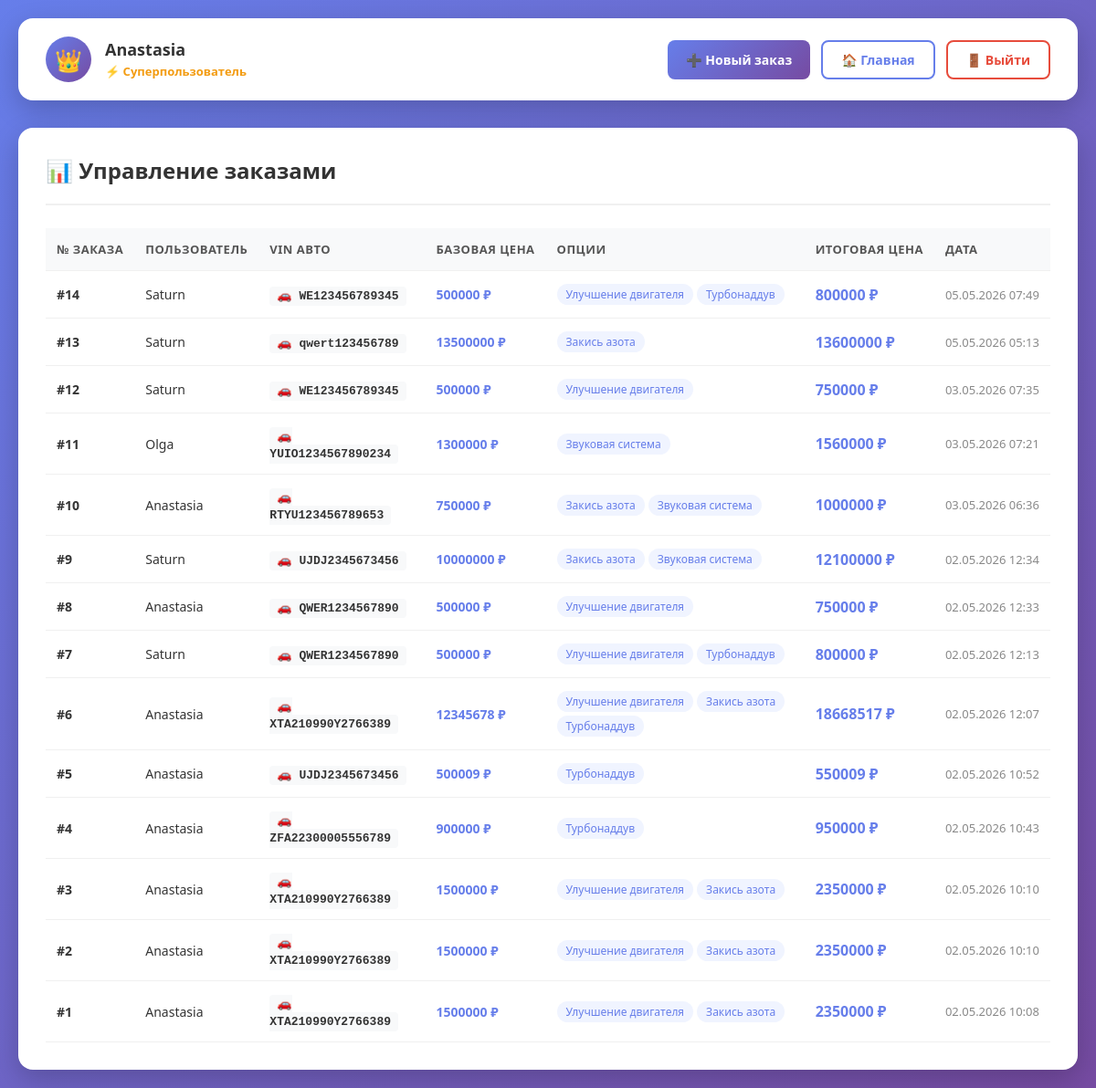
The page /admin-panel/ (signed in) on the database as committed earlier.
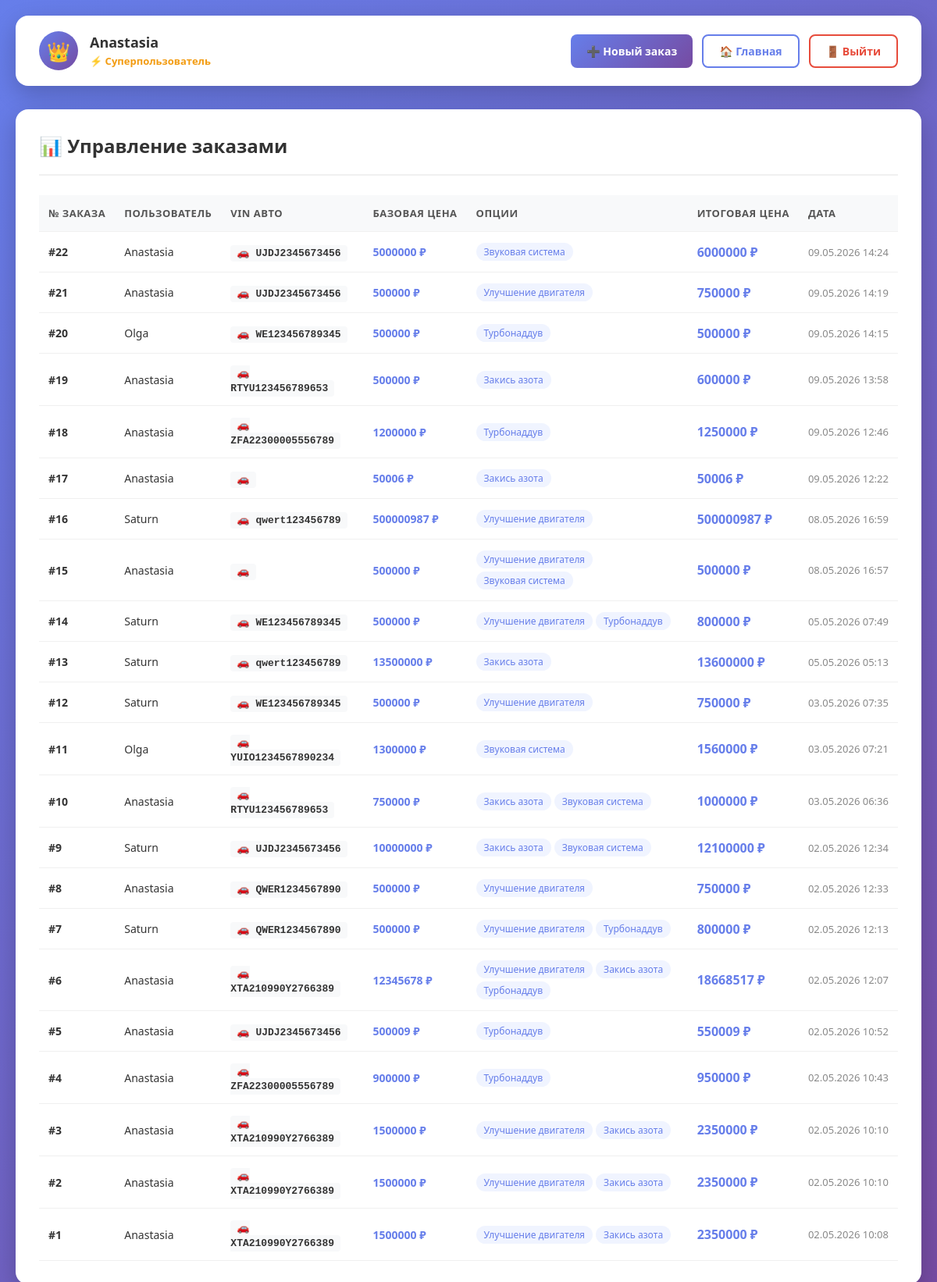
The same page on the database as committed later.
### tuning/models.py (models this page shows, shortened)
class Order(models.Model):
    user = models.ForeignKey(
        User,
        on_delete=models.CASCADE,
        related_name='orders'
    )
    car = models.ForeignKey(
        Car,
        on_delete=models.PROTECT,
        related_name='orders'
    )
    base_price = models.PositiveIntegerField()
    tuning_options = models.JSONField()
    total_price = models.PositiveIntegerField()
    created_at = models.DateTimeField(auto_now_add=True)

class Car(models.Model):
    vin_id = models.CharField(
        max_length=20,
        primary_key=True,
        unique=True,
        editable=False
    )
    base_price = models.IntegerField(default=500000)
    description = models.CharField(max_length=255, default='базовая комплектация')

### tuning/decorators.py (the view)
    def _wrapped_view(request, *args, **kwargs):
        if request.user.is_superuser:
            return view_func(request, *args, **kwargs)
        messages.error(request, 'У вас нет прав доступа к этой странице')
        return redirect('admin_panel')

### tuning/adapters/django_order_repository.py (called while the page is built)
    def get_all(self):
        orders = Order.objects.all().order_by('-created_at')
        return [
            OrderEntity(
                order_id=o.id,
                user_id=o.user.id,
                username=o.user.username,  # ← добавить
                vin_id=o.car.vin_id,
                base_price=o.base_price,
                tuning_options=o.tuning_options,
                total_price=o.total_price,
                created_at=o.created_at
            ) for o in orders
        ]

### tuning/use_cases/get_all_orders.py (called while the page is built)
    def execute(self) -> list:
        return self.order_repo.get_all()

### tuning/views.py (called while the page is built)
@superuser_required
def admin_panel(request):
    use_case = GetAllOrdersUseCase(order_repository=DjangoOrderRepository())
    orders = use_case.execute()
    return render(request, 'admin_panel.html', {
        'orders': orders,
        'user': request.user,
        'has_orders': len(orders) > 0
    })

### tuning/templates/admin_panel.html (shortened to what this page needs)
<!DOCTYPE html>
<html lang="ru">
<head>
</head>
<body>
    <div class="header">
        <div class="admin-info">
            <div class="admin-avatar">👑</div>
            <div class="admin-details">
                <h3>{{ user.username }}</h3>
                <span>⚡ Суперпользователь</span>
            </div>
        </div>
        <div class="nav-actions">
            <a href="{% url 'create_order' %}" class="btn btn-primary">
                ➕ Новый заказ
            </a>
            <a href="{% url 'home' %}" class="btn btn-outline">
                🏠 Главная
            </a>
            <a href="{% url 'logout' %}" class="btn btn-danger">
                🚪 Выйти
            </a>
        </div>
    </div>
    <div class="container">
        <div class="content-card">
            <div class="card-header">
                <h2>📊 Управление заказами</h2>
            </div>
            {% if has_orders %}
            <div class="table-wrapper">
                <table>
                    <thead>
                        <tr>
                            <th>№ заказа</th>
                            <th>Пользователь</th>
                            <th>VIN авто</th>
                            <th>Базовая цена</th>
                            <th>Опции</th>
                            <th>Итоговая цена</th>
                            <th>Дата</th>
                        </tr>
                    </thead>
                    <tbody>
                        {% for order in orders %}
                        <tr>
                            <td><strong>#{{ order.order_id }}</strong></td>
                            <td>
                                <span class="user-badge {% if order.user.is_superuser %}superuser{% endif %}">
                                    {{ order.username }}
                                </span>
                            </td>
                            <td><span class="vin-code">🚗 {{ order.vin_id }}</span></td>
                            <td class="price">{{ order.base_price|floatformat:0 }} ₽</td>
                            <td>
                                {% if order.tuning_options %}
                                <div class="options-list">
                                    {% for opt in order.tuning_options %}
                                    <span class="option-tag">{{ opt }}</span>
                                    {% endfor %}
                                </div>
                                {% else %}
                                <span class="no-option">Без опций</span>
                                {% endif %}
                            </td>
                            <td class="price" style="font-size: 16px; font-weight: 700;">
                                {{ order.total_price|floatformat:0 }} ₽
                            </td>
                            <td class="date">{{ order.created_at|date:"d.m.Y H:i" }}</td>
                        </tr>
                        {% endfor %}
                    </tbody>
                </table>
            </div>
            {% endif %}
        </div>
    </div>
</body>
</html>

### tuning/templates/admin_panel.html (style rules this page uses)
* { margin: 0; padding: 0; box-sizing: border-box; }
body { font-family: 'Segoe UI', Arial, sans-serif; background: linear-gradient(135deg, #667eea 0%, #764ba2 100%); min-height: 100vh; padding: 20px; }
.header { background: white; border-radius: 16px; padding: 20px 30px; margin-bottom: 30px; box-shadow: 0 10px 30px rgba(0, 0, 0, 0.2); display: flex; justify-content: space-between; align-items: center; max-width: 1300px; margin-left: auto; margin-right: auto; flex-wrap: wrap; gap: 15px; }
.admin-info { display: flex; align-items: center; gap: 15px; }
.admin-avatar { width: 50px; height: 50px; background: linear-gradient(135deg, #667eea 0%, #764ba2 100%); border-radius: 50%; display: flex; align-items: center; justify-content: center; color: white; font-size: 24px; font-weight: bold; }
.admin-details h3 { font-size: 18px; color: #333; }
.admin-details span { font-size: 13px; color: #f39c12; font-weight: 600; }
.nav-actions { display: flex; gap: 12px; flex-wrap: wrap; }
.btn { padding: 10px 20px; border-radius: 8px; font-weight: 600; text-decoration: none; transition: all 0.3s ease; font-size: 14px; display: inline-flex; align-items: center; gap: 8px; white-space: nowrap; }
.btn-primary { background: linear-gradient(135deg, #667eea 0%, #764ba2 100%); color: white; }
.btn-outline { border: 2px solid #667eea; color: #667eea; background: white; }
.btn-danger { border: 2px solid #e74c3c; color: #e74c3c; background: white; }
.container { max-width: 1300px; margin: 0 auto; }
.content-card { background: white; border-radius: 16px; padding: 30px; box-shadow: 0 10px 30px rgba(0, 0, 0, 0.2); }
.card-header { display: flex; justify-content: space-between; align-items: center; margin-bottom: 25px; padding-bottom: 20px; border-bottom: 2px solid #f0f0f0; flex-wrap: wrap; gap: 15px; }
h2 { color: #333; font-size: 24px; display: flex; align-items: center; gap: 10px; }
.table-wrapper { overflow-x: auto; }
table { width: 100%; border-collapse: collapse; min-width: 800px; }
th, td { padding: 14px 12px; text-align: left; border-bottom: 1px solid #f0f0f0; }
th { background: #f8f9fa; color: #555; font-weight: 600; font-size: 13px; text-transform: uppercase; letter-spacing: 0.5px; white-space: nowrap; }
td { color: #333; font-size: 14px; }
.price { font-weight: 600; color: #667eea; white-space: nowrap; }
.vin-code { font-family: 'Courier New', monospace; font-weight: 600; color: #333; background: #f8f9fa; padding: 3px 8px; border-radius: 4px; font-size: 13px; }
.user-badge { display: inline-flex; align-items: center; gap: 6px; font-weight: 500; }
.date { color: #888; font-size: 13px; white-space: nowrap; }
.options-list { display: flex; flex-wrap: wrap; gap: 4px; }
.option-tag { background: #f0f4ff; color: #667eea; padding: 3px 10px; border-radius: 20px; font-size: 12px; font-weight: 500; white-space: nowrap; }

Rows that differ between the two databases and show on the page:
added Order: order_id "22", username "Anastasia", vin_id "UJDJ2345673456", base_price "5000000", tuning_options "Звуковая система", total_price "6000000", created_at "09.05.2026 14:24"
added Order: order_id "21", username "Anastasia", vin_id "UJDJ2345673456", base_price "500000", tuning_options "Улучшение двигателя", total_price "750000", created_at "09.05.2026 14:19"
added Order: order_id "20", username "Olga", vin_id "WE123456789345", base_price "500000", tuning_options "Турбонаддув", total_price "500000", created_at "09.05.2026 14:15"
added Order: order_id "19", username "Anastasia", vin_id "RTYU123456789653", base_price "500000", tuning_options "Закись азота", total_price "600000", created_at "09.05.2026 13:58"
added Order: order_id "18", username "Anastasia", vin_id "ZFA22300005556789", base_price "1200000", tuning_options "Турбонаддув", total_price "1250000", created_at "09.05.2026 12:46"
added Order: order_id "17", username "Anastasia", base_price "50006", tuning_options "Закись азота", total_price "50006", created_at "09.05.2026 12:22"
added Order: order_id "16", username "Saturn", vin_id "qwert123456789", base_price "500000987", tuning_options "Улучшение двигателя", total_price "500000987", created_at "08.05.2026 16:59"
added Order: order_id "15", username "Anastasia", base_price "500000", tuning_options "Улучшение двигателя" "Звуковая система", total_price "500000", created_at "08.05.2026 16:57"
